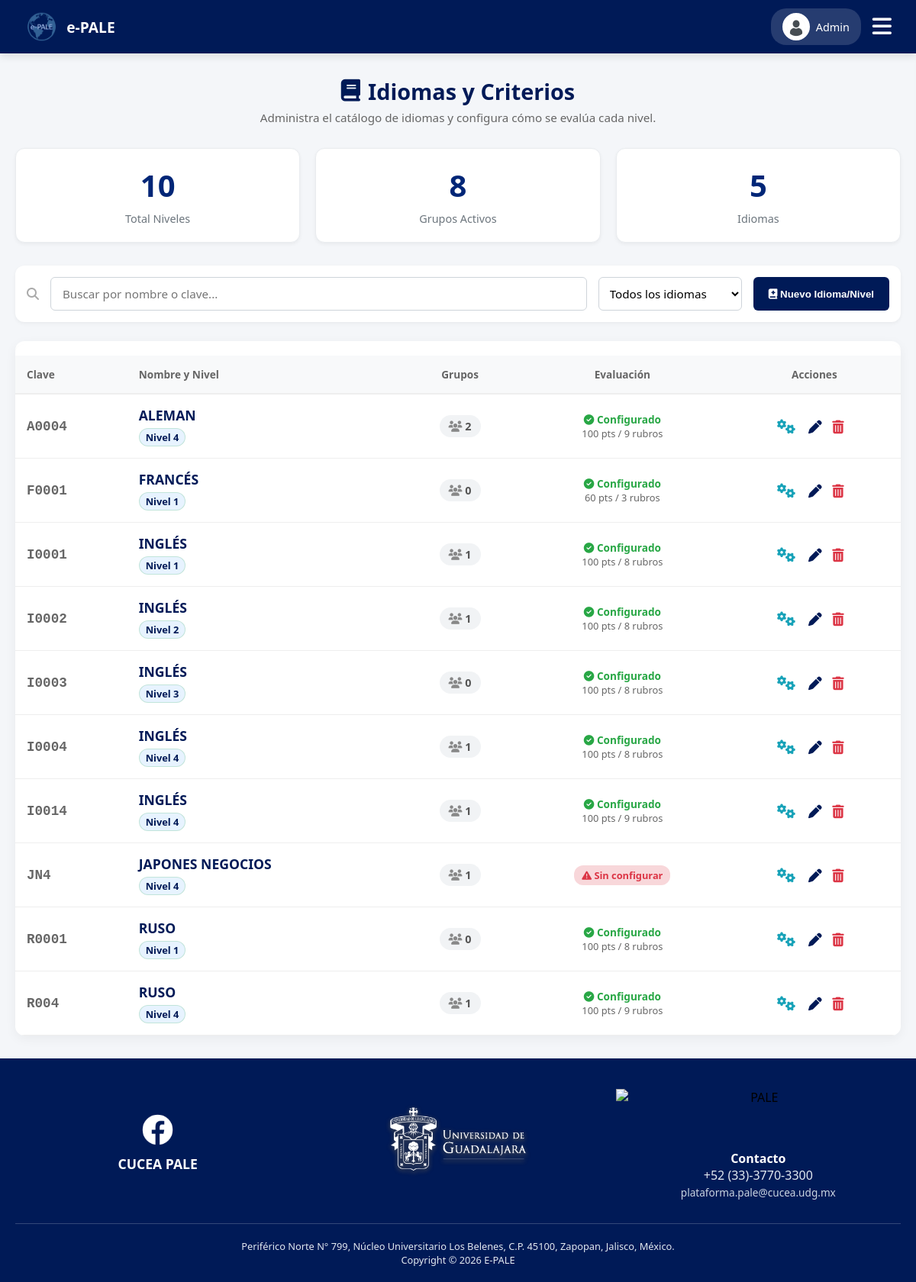
Page /admin/materias.php (signed in) on the committed database.
### tables this page shows
CREATE TABLE IF NOT EXISTS `usuarios` (
  `usuario_id` int NOT NULL AUTO_INCREMENT,
  `codigo` varchar(20) DEFAULT NULL,
  `nombre` varchar(50) NOT NULL,
  `apellido_paterno` varchar(50) NOT NULL,
  `apellido_materno` varchar(50) DEFAULT NULL,
  `correo` varchar(100) NOT NULL,
  `password` varchar(255) DEFAULT NULL,
  `telefono` varchar(20) DEFAULT NULL,
  `rol` enum('ADMIN','PROFESOR','ALUMNO') NOT NULL,
  `estatus` enum('ACTIVO','INACTIVO') DEFAULT 'ACTIVO',
  `genero` enum('MASCULINO','FEMENINO','OTRO') DEFAULT NULL,
  `periodo_ingreso` varchar(20) DEFAULT NULL,
  `foto_perfil` varchar(255) DEFAULT NULL,
  `google_id` varchar(255) DEFAULT NULL,
  `fecha_creacion` timestamp NULL DEFAULT CURRENT_TIMESTAMP,
  `fecha_cambio_password` timestamp NULL DEFAULT NULL,
  PRIMARY KEY (`usuario_id`),
  UNIQUE KEY `correo` (`correo`),
  UNIQUE KEY `codigo` (`codigo`)
);

CREATE TABLE IF NOT EXISTS `materias` (
  `materia_id` int NOT NULL AUTO_INCREMENT,
  `clave` varchar(10) NOT NULL,
  `nombre` varchar(50) NOT NULL,
  `nivel` int NOT NULL,
  PRIMARY KEY (`materia_id`),
  UNIQUE KEY `clave` (`clave`)
);

### admin/materias.php (the view, shortened to what this page needs)
<?php
require '../db.php';
$where = "1=1";
$params = [];
$stmt_idiomas = $pdo->query("SELECT DISTINCT UPPER(TRIM(nombre)) as idioma FROM materias WHERE nombre != '' ORDER BY idioma ASC");
$idiomas_present = $stmt_idiomas->fetchAll(PDO::FETCH_COLUMN);
$sql = "SELECT * FROM materias WHERE $where ORDER BY nombre ASC, nivel ASC";
$stmt = $pdo->prepare($sql);
$stmt->execute($params);
$materias = $stmt->fetchAll(PDO::FETCH_ASSOC);
$total_materias = $pdo->query("SELECT COUNT(*) FROM materias")->fetchColumn();
$total_grupos = $pdo->query("SELECT COUNT(DISTINCT clave_grupo) FROM grupos")->fetchColumn();
$total_idiomas = count($idiomas_present);
?>
<!DOCTYPE html>
<html lang="es">
<head>
    <link rel="stylesheet" href="../css/estudiante.css?v=<?php echo time(); ?>">
    <link rel="stylesheet" href="../css/admin.css?v=<?php echo time(); ?>">
    <link rel="stylesheet" href="https://cdnjs.cloudflare.com/ajax/libs/font-awesome/6.4.0/css/all.min.css">
</head>
<body>
    <?php include 'menu_admin.php'; ?>
    <main class="main-content">
        <div class="page-title-center" style="margin-bottom: 30px;">
            <h1><i class="fas fa-book"></i> Idiomas y Criterios</h1>
            <p>Administra el catálogo de idiomas y configura cómo se evalúa cada nivel.</p>
        </div>
        <div class="stats-grid">
            <div class="stat-card"> <span class="stat-number"><?php echo $total_materias; ?></span> <span class="stat-label">Total Niveles</span> </div>
            <div class="stat-card"> <span class="stat-number"><?php echo $total_grupos; ?></span> <span class="stat-label">Grupos Activos</span> </div>
            <div class="stat-card"> <span class="stat-number"><?php echo $total_idiomas; ?></span> <span class="stat-label">Idiomas</span> </div>
        </div>
        <form class="toolbar" method="GET" action="materias.php" style="margin-top: 20px;">
            <i class="fas fa-search" style="color:#aaa; align-self:center;"></i>
            <input type="text" name="q" class="search-input" placeholder="Buscar por nombre o clave..." value="<?php echo isset($_GET['q']) ? htmlspecialchars($_GET['q']) : ''; ?>">
            <select name="idioma" class="filter-select" onchange="this.form.submit()">
                <option value="">Todos los idiomas</option>
            </select>
            <button type="button" class="btn-save" onclick="openModal()" style="margin-left: auto;">
                <i class="fas fa-book-medical"></i> Nuevo Idioma/Nivel
            </button>
        </form>
        <div class="card" style="padding: 0; overflow: hidden; margin-top: 20px;">
            <div class="table-wrapper" style="overflow-x:auto;">
                <table class="history-table" style="width: 100%; border-collapse: collapse;">
                    <thead>
                        <tr>
                            <th style="padding: 15px; text-align: left; background-color: #f8f9fa; border-bottom: 2px solid #eee;">Clave</th>
                            <th style="padding: 15px; text-align: left; background-color: #f8f9fa; border-bottom: 2px solid #eee;">Nombre y Nivel</th>
                            <th style="padding: 15px; text-align: center; background-color: #f8f9fa; border-bottom: 2px solid #eee;">Grupos</th>
                            <th style="padding: 15px; text-align: center; background-color: #f8f9fa; border-bottom: 2px solid #eee;">Evaluación</th>
                            <th style="padding: 15px; text-align: center; background-color: #f8f9fa; border-bottom: 2px solid #eee;">Acciones</th>
                        </tr>
                    </thead>
                    <tbody>
                        <?php if (count($materias) > 0): ?>
                            <?php foreach ($materias as $m):
                                $count_grupos = $pdo->prepare("SELECT COUNT(DISTINCT clave_grupo) FROM grupos WHERE materia_id = ?");
                                $count_grupos->execute([$m['materia_id']]);
                                $num_grupos = $count_grupos->fetchColumn();
                                $stmt_crit = $pdo->prepare("SELECT SUM(puntos_maximos) as total_puntos, COUNT(*) as qty FROM criterios_evaluacion WHERE materia_id = ?");
                                $stmt_crit->execute([$m['materia_id']]);
                                $criterios = $stmt_crit->fetch(PDO::FETCH_ASSOC);
                                $total_puntos = $criterios['total_puntos'] ? floatval($criterios['total_puntos']) : 0;
                                $num_criterios = $criterios['qty'];
                            ?>
                            <tr style="border-bottom: 1px solid #eee;">
                                <td style="padding: 15px;">
                                    <span style="font-weight: bold; color: #666; font-family: monospace; font-size: 1.1rem;"><?php echo htmlspecialchars($m['clave']); ?></span>
                                </td>
                                <td style="padding: 15px;">
                                    <h4 style="margin: 0; color: var(--udg-blue); font-size: 1.1rem; text-transform: uppercase;">
                                        <?php echo htmlspecialchars($m['nombre']); ?>
                                    </h4>
                                    <span class="tag-aprobado" style="background-color: #e7f3ff; color: var(--udg-blue); padding: 2px 8px; border-radius: 12px; font-size: 0.8rem; font-weight: bold; display: inline-block; margin-top: 5px;">Nivel <?php echo $m['nivel']; ?></span>
                                </td>
                                <td style="padding: 15px; text-align: center;">
                                    <span style="background: #f1f3f5; padding: 5px 12px; border-radius: 20px; font-weight: bold; color: #555;">
                                        <i class="fas fa-users" style="color: #888;"></i> <?php echo $num_grupos; ?>
                                    </span>
                                </td>
                                <td style="padding: 15px; text-align: center;">
                                    <?php if($num_criterios > 0): ?>
                                        <div style="font-size: 0.85rem; color: #28a745; font-weight: bold;"><i class="fas fa-check-circle"></i> Configurado</div>
                                        <div style="font-size: 0.8rem; color: #666;"><?php echo $total_puntos; ?> pts / <?php echo $num_criterios; ?> rubros</div>
                                    <?php else: ?>
                                        <span style="background: #f8d7da; color: #dc3545; padding: 4px 10px; border-radius: 12px; font-size: 0.8rem; font-weight: bold;"><i class="fas fa-exclamation-triangle"></i> Sin configurar</span>
                                    <?php endif; ?>
                                </td>
                                <td style="padding: 15px; text-align: center;">
                                    <a href="criterios_materia.php?id=<?php echo $m['materia_id']; ?>" class="action-btn" style="color: #17a2b8; font-size: 1.2rem; margin-right: 12px;" title="Configurar Criterios de Evaluación">
                                        <i class="fas fa-cogs"></i>
                                    </a>
                                    <button class="action-btn"
                                            data-id="<?php echo $m['materia_id']; ?>"
                                            data-clave="<?php echo htmlspecialchars($m['clave']); ?>"
                                            data-nombre="<?php echo htmlspecialchars($m['nombre']); ?>"
                                            data-nivel="<?php echo $m['nivel']; ?>"
                                            onclick="editMateria(this)"
                                            style="background: none; border: none; color: var(--udg-blue); cursor: pointer; font-size: 1.1rem; margin-right: 10px;"
                                            title="Editar Info Básica">
                                        <i class="fas fa-pen"></i>
                                    </button>
                                    <button class="action-btn delete" onclick="confirmDelete(<?php echo $m['materia_id']; ?>, '<?php echo $_SESSION['csrf_token']; ?>')" style="background: none; border: none; color: #dc3545; cursor: pointer; font-size: 1.1rem;" title="Eliminar Materia">
                                        <i class="fas fa-trash-alt"></i>
                                    </button>
                                </td>
                            </tr>
                            <?php endforeach; ?>
                        <?php endif; ?>
                    </tbody>
                </table>
            </div>
        </div>
    </main>
    <?php include '../main_footer.php'; ?>
</body>
</html>

### admin/menu_admin.php (shortened to what this page needs)
<?php
$stmt_foto_menu = $pdo->prepare("SELECT foto_perfil, nombre FROM usuarios WHERE usuario_id = ?");
$stmt_foto_menu->execute([$_SESSION['user_id']]);
$admin_menu = $stmt_foto_menu->fetch(PDO::FETCH_ASSOC);
$foto_menu = "../img/avatar-default.png";
?>
<header class="main-header">
    <div class="logo-container">
        <a href="usuarios.php" class="logo-link">
            <img src="../img/logo-pale.png" alt="E-PALE" class="logo-img">
            <span class="logo-text">e-PALE</span>
        </a>
    </div>
    <div class="header-actions">
        <a href="perfil.php" class="profile-btn">
            <img src="<?php echo $foto_menu; ?>" class="profile-img">
            <span class="profile-name"><?php echo strtok($admin_menu['nombre'], " "); ?></span>
        </a>
        <button onclick="toggleMobileMenu()" class="menu-toggle-btn">
            <i class="fas fa-bars"></i>
        </button>
    </div>
</header>

### css/estudiante.css (style rules this page uses)
:root { --udg-blue: #001a57; --udg-light: #002677; --bg-gray: #f4f6f9; --white: #ffffff; --text-dark: #333333; --text-muted: #666666; --success: #28a745; --warning: #ffc107; }
body { font-family: 'Segoe UI', Tahoma, Geneva, Verdana, sans-serif; background-color: var(--bg-gray); margin: 0; min-height: 100vh; display: flex; flex-direction: column; overflow-x: hidden; transition: background-color 0.4s ease, color 0.4s ease; }
.main-content { flex: 1; padding: 30px 20px; max-width: 1200px; margin: 0 auto; width: 100%; box-sizing: border-box; }
.main-header { background-color: var(--udg-blue); color: #ffffff; padding: 0 2rem; height: 70px; display: flex !important; flex-direction: row !important; flex-wrap: nowrap !important; justify-content: space-between !important; align-items: center !important; box-shadow: 0 4px 10px rgba(0,0,0,0.1); position: sticky; top: 0; z-index: 100; transition: background-color 0.4s ease, border-color 0.4s ease; }
.logo-container { display: flex !important; flex-direction: row !important; align-items: center !important; gap: 10px; font-weight: 700; font-size: 1.3rem; margin: 0 !important; width: auto !important; }
.logo-img { height: 40px; width: auto; }
.profile-btn { display: flex; align-items: center; gap: 8px; background: rgba(255,255,255,0.15); padding: 6px 15px; border-radius: 20px; cursor: pointer; font-size: 0.9rem; transition: background 0.3s; text-decoration: none; color: white; }
.page-title-center { text-align: center; color: var(--udg-blue); margin-bottom: 30px; }
.page-title-center h1 { margin: 0; font-size: 1.8rem; display: flex; align-items: center; justify-content: center; gap: 10px; transition: color 0.4s ease; }
.page-title-center p { margin: 5px 0 0; color: var(--text-muted); font-size: 0.95rem; }
.card { background-color: var(--white); padding: 25px; border-radius: 12px; box-shadow: 0 4px 15px rgba(0,0,0,0.05); transition: transform 0.2s, background-color 0.4s ease, border-color 0.4s ease, box-shadow 0.4s ease; border-top: 4px solid transparent; }
.history-table { width: 100%; border-collapse: collapse; margin-top: 15px; }
.history-table th { text-align: left; color: var(--text-muted); font-size: 0.85rem; padding: 10px; border-bottom: 1px solid #eee; transition: background-color 0.4s, color 0.4s; }
.history-table td { padding: 12px 10px; border-bottom: 1px solid #eee; font-size: 0.9rem; transition: border-color 0.4s; }
.tag-aprobado { background-color: rgba(40,167,69,0.1); color: #28a745; padding: 3px 8px; border-radius: 10px; font-size: 0.8rem; font-weight: bold; border: 1px solid rgba(40,167,69,0.2); }
.btn-save { background: var(--udg-blue); color: white; border: none; padding: 10px 20px; border-radius: 6px; cursor: pointer; font-weight: 600; transition: 0.2s; }

### css/admin.css (style rules this page uses)
.logo-link { display: flex; align-items: center; gap: 10px; text-decoration: none; color: white; }
.logo-text { font-size: 1.2rem; font-weight: bold; }
.header-actions { display: flex; align-items: center; gap: 15px; }
.profile-img { width: 32px; height: 32px; border-radius: 50%; object-fit: cover; border: 2px solid white; background: white; }
.menu-toggle-btn { background: transparent; border: none; color: white; font-size: 1.8rem; cursor: pointer; padding: 0; }
.toolbar { background: var(--white); padding: 15px; border-radius: 12px; display: flex; gap: 15px; margin-bottom: 25px; box-shadow: 0 2px 5px rgba(0,0,0,0.05); flex-wrap: wrap; }
.search-input { flex: 1; padding: 10px 15px; border: 1px solid #ced4da; border-radius: 6px; min-width: 200px; font-family: inherit; font-size: 0.95rem; }
.filter-select { padding: 10px; border: 1px solid #ced4da; border-radius: 6px; background-color: var(--white); font-family: inherit; font-size: 0.95rem; cursor: pointer; }
.table-wrapper { background: var(--white); border-radius: 12px; overflow: hidden; box-shadow: 0 2px 10px rgba(0,0,0,0.05); }
.action-btn { color: #6c757d; margin-right: 10px; text-decoration: none; font-size: 1.1rem; transition: color 0.2s; cursor: pointer; background: none; border: none; padding: 0; }
.stats-grid { display: grid; grid-template-columns: repeat(auto-fit, minmax(200px, 1fr)); gap: 20px; margin-bottom: 30px; }
.stat-card { background: var(--white); padding: 20px; border-radius: 12px; text-align: center; box-shadow: 0 2px 5px rgba(0,0,0,0.05); border: 1px solid #e9ecef; }
.stat-number { display: block; font-size: 2.5rem; font-weight: bold; color: var(--udg-light); margin-bottom: 5px; }
.stat-label { color: #6c757d; font-size: 0.9rem; }

### rows in the picture
usuarios: nombre "Admin"
materias: clave "A0004", nombre "ALEMAN", nivel "4", num_grupos "2", total_puntos "100", num_criterios "9"
materias: clave "F0001", nombre "FRANCÉS", nivel "1", num_grupos "0", total_puntos "60", num_criterios "3"
materias: clave "I0001", nombre "INGLÉS", nivel "1", num_grupos "1", total_puntos "100", num_criterios "8"
materias: clave "I0002", nombre "INGLÉS", nivel "2", num_grupos "1", total_puntos "100", num_criterios "8"
materias: clave "I0003", nombre "INGLÉS", nivel "3", num_grupos "0", total_puntos "100", num_criterios "8"
materias: clave "I0004", nombre "INGLÉS", nivel "4", num_grupos "1", total_puntos "100", num_criterios "8"
materias: clave "I0014", nombre "INGLÉS", nivel "4", num_grupos "1", total_puntos "100", num_criterios "9"
materias: clave "JN4", nombre "JAPONES NEGOCIOS", nivel "4", num_grupos "1", shows "Sin configurar"
materias: clave "R0001", nombre "RUSO", nivel "1", num_grupos "0", total_puntos "100", num_criterios "8"
materias: clave "R004", nombre "RUSO", nivel "4", num_grupos "1", total_puntos "100", num_criterios "9"

### other values in the picture
$total_materias "10"
$total_grupos "8"
$total_idiomas "5"
